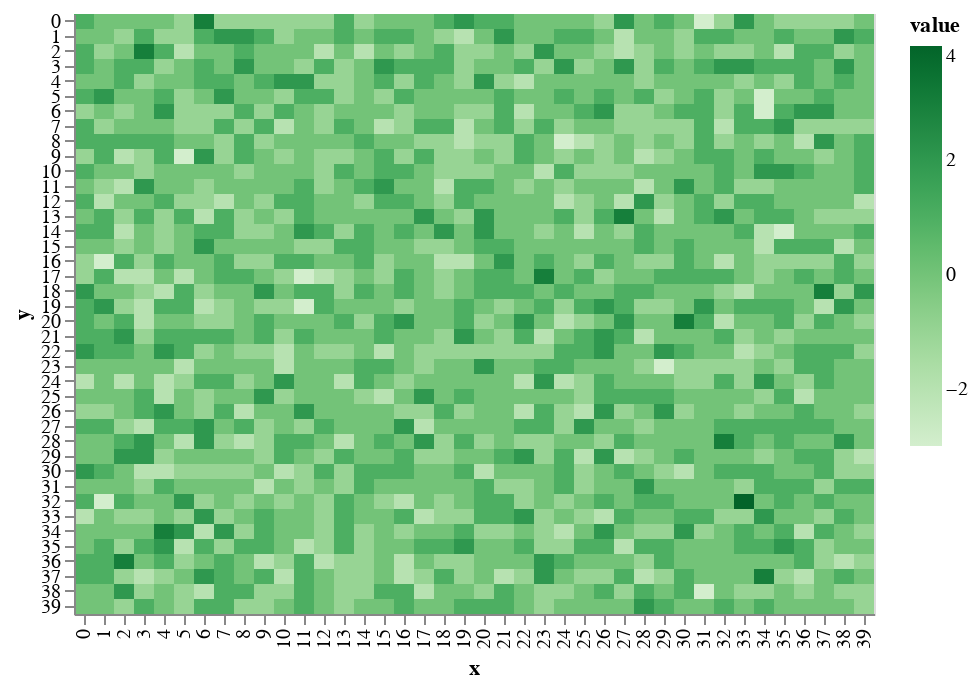

This figure's notebook cell:
### Markdown cell above
# in the beginning, the world was void and without form.

Starting with a grid with nothing on it. No elevation, no terrain. All of this will be generated proceduraly. 

You can see here that the terrain is shifted on a random-normal distribution to make it look _uneven_. Making it randomly doesn't make it look _real_ so I'm going to have to be smarter about the rules that raise and lower terrain in order to make them look like mountains.

### Code cell
world.shift_terrain()
draw.drawTerrainHeight(world.grid_elevation)

### Figure 1 — Vega-Lite specification as saved in the notebook (floating-point values rounded to 4 significant figures; data arrays with more than 128 entries replaced by an {"elided": "..."} marker saying what was removed)
{"$schema": "https://vega.github.io/schema/vega-lite/v2.6.0.json", "config": {"view": {"height": 300, "width": 400}}, "data": {"name": "data-70e6c917d2af7d8534e905887feceb06"}, "datasets": {"data-70e6c917d2af7d8534e905887feceb06": {"elided": "1600 records"}}, "encoding": {"color": {"field": "value", "scale": {"scheme": "greens"}, "type": "quantitative"}, "x": {"field": "x", "type": "ordinal"}, "y": {"field": "y", "type": "ordinal"}}, "mark": "rect"}
